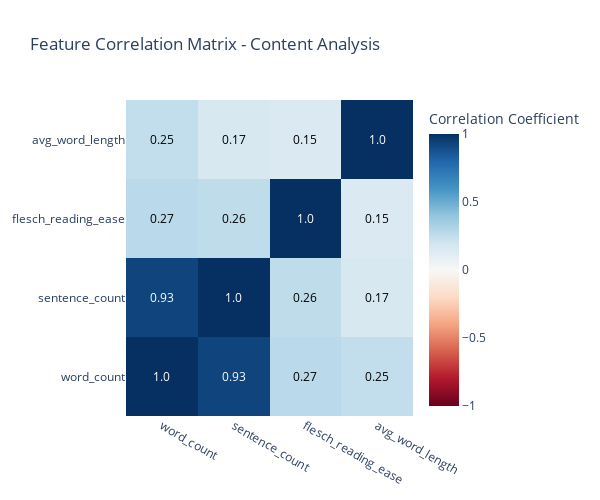

Source (notebook cell):
### Code cell
# Feature Correlation Analysis
print("Creating feature correlation analysis...")

# Select numeric columns for correlation analysis
correlation_columns = ['word_count', 'sentence_count', 'flesch_reading_ease', 'avg_word_length']

# Calculate correlation matrix
correlation_matrix_data = features_df[correlation_columns].corr()

# Create interactive correlation heatmap
fig_corr = go.Figure(data=go.Heatmap(
    z=correlation_matrix_data.values,
    x=correlation_matrix_data.columns,
    y=correlation_matrix_data.columns,
    colorscale='RdBu',
    zmid=0,
    colorbar=dict(title="Correlation Coefficient"),
    hovertemplate='<b>%{x}</b> vs <b>%{y}</b><br>Correlation: %{z:.3f}<extra></extra>'
))

# Add correlation values as text annotations
annotations = []
for i, row in enumerate(correlation_matrix_data.values):
    for j, val in enumerate(row):
        annotations.append(dict(
            x=correlation_matrix_data.columns[j],
            y=correlation_matrix_data.columns[i],
            text=str(round(val, 2)),
            showarrow=False,
            font=dict(color='white' if abs(val) > 0.5 else 'black', size=12)
        ))

fig_corr.update_layout(
    title="Feature Correlation Matrix - Content Analysis",
    annotations=annotations,
    width=600,
    height=500
)

fig_corr.show()

# Print strongest correlations
print("\n Feature Correlations:")
correlation_pairs = []
for i in range(len(correlation_matrix_data.columns)):
    for j in range(i+1, len(correlation_matrix_data.columns)):
        corr_val = correlation_matrix_data.iloc[i, j]
        if abs(corr_val) > 0.3:  # Only show moderate to strong correlations
            correlation_pairs.append((
                correlation_matrix_data.columns[i],
                correlation_matrix_data.columns[j], 
                corr_val
            ))

# Sort by absolute correlation strength
correlation_pairs.sort(key=lambda x: abs(x[2]), reverse=True)

for feat1, feat2, corr in correlation_pairs:
    direction = " Positive" if corr > 0 else " Negative"
    print(f"  {direction}: {feat1} ↔ {feat2}: {corr:.3f}")

print("Correlation analysis completed!")

### Figure 1 — Plotly figure (JSON) as saved in the notebook; plotly's stock layout.template omitted (floating-point values rounded to 4 significant figures)
{"data": [{"colorbar": {"title": {"text": "Correlation Coefficient"}}, "colorscale": [[0, "rgb(103,0,31)"], [0.1, "rgb(178,24,43)"], [0.2, "rgb(214,96,77)"], [0.3, "rgb(244,165,130)"], [0.4, "rgb(253,219,199)"], [0.5, "rgb(247,247,247)"], [0.6, "rgb(209,229,240)"], [0.7, "rgb(146,197,222)"], [0.8, "rgb(67,147,195)"], [0.9, "rgb(33,102,172)"], [1, "rgb(5,48,97)"]], "hovertemplate": "<b>%{x}</b> vs <b>%{y}</b><br>Correlation: %{z:.3f}<extra></extra>", "type": "heatmap", "x": ["word_count", "sentence_count", "flesch_reading_ease", "avg_word_length"], "y": ["word_count", "sentence_count", "flesch_reading_ease", "avg_word_length"], "z": [[1.0, 0.9264, 0.2719, 0.2468], [0.9264, 1.0, 0.2557, 0.1679], [0.2719, 0.2557, 1.0, 0.1533], [0.2468, 0.1679, 0.1533, 1.0]], "zmid": 0}], "layout": {"annotations": [{"font": {"color": "white", "size": 12}, "showarrow": false, "text": "1.0", "x": "word_count", "y": "word_count"}, {"font": {"color": "white", "size": 12}, "showarrow": false, "text": "0.93", "x": "sentence_count", "y": "word_count"}, {"font": {"color": "black", "size": 12}, "showarrow": false, "text": "0.27", "x": "flesch_reading_ease", "y": "word_count"}, {"font": {"color": "black", "size": 12}, "showarrow": false, "text": "0.25", "x": "avg_word_length", "y": "word_count"}, {"font": {"color": "white", "size": 12}, "showarrow": false, "text": "0.93", "x": "word_count", "y": "sentence_count"}, {"font": {"color": "white", "size": 12}, "showarrow": false, "text": "1.0", "x": "sentence_count", "y": "sentence_count"}, {"font": {"color": "black", "size": 12}, "showarrow": false, "text": "0.26", "x": "flesch_reading_ease", "y": "sentence_count"}, {"font": {"color": "black", "size": 12}, "showarrow": false, "text": "0.17", "x": "avg_word_length", "y": "sentence_count"}, {"font": {"color": "black", "size": 12}, "showarrow": false, "text": "0.27", "x": "word_count", "y": "flesch_reading_ease"}, {"font": {"color": "black", "size": 12}, "showarrow": false, "text": "0.26", "x": "sentence_count", "y": "flesch_reading_ease"}, {"font": {"color": "white", "size": 12}, "showarrow": false, "text": "1.0", "x": "flesch_reading_ease", "y": "flesch_reading_ease"}, {"font": {"color": "black", "size": 12}, "showarrow": false, "text": "0.15", "x": "avg_word_length", "y": "flesch_reading_ease"}, {"font": {"color": "black", "size": 12}, "showarrow": false, "text": "0.25", "x": "word_count", "y": "avg_word_length"}, {"font": {"color": "black", "size": 12}, "showarrow": false, "text": "0.17", "x": "sentence_count", "y": "avg_word_length"}, {"font": {"color": "black", "size": 12}, "showarrow": false, "text": "0.15", "x": "flesch_reading_ease", "y": "avg_word_length"}, {"font": {"color": "white", "size": 12}, "showarrow": false, "text": "1.0", "x": "avg_word_length", "y": "avg_word_length"}], "height": 500, "title": {"text": "Feature Correlation Matrix - Content Analysis"}, "width": 600}}
